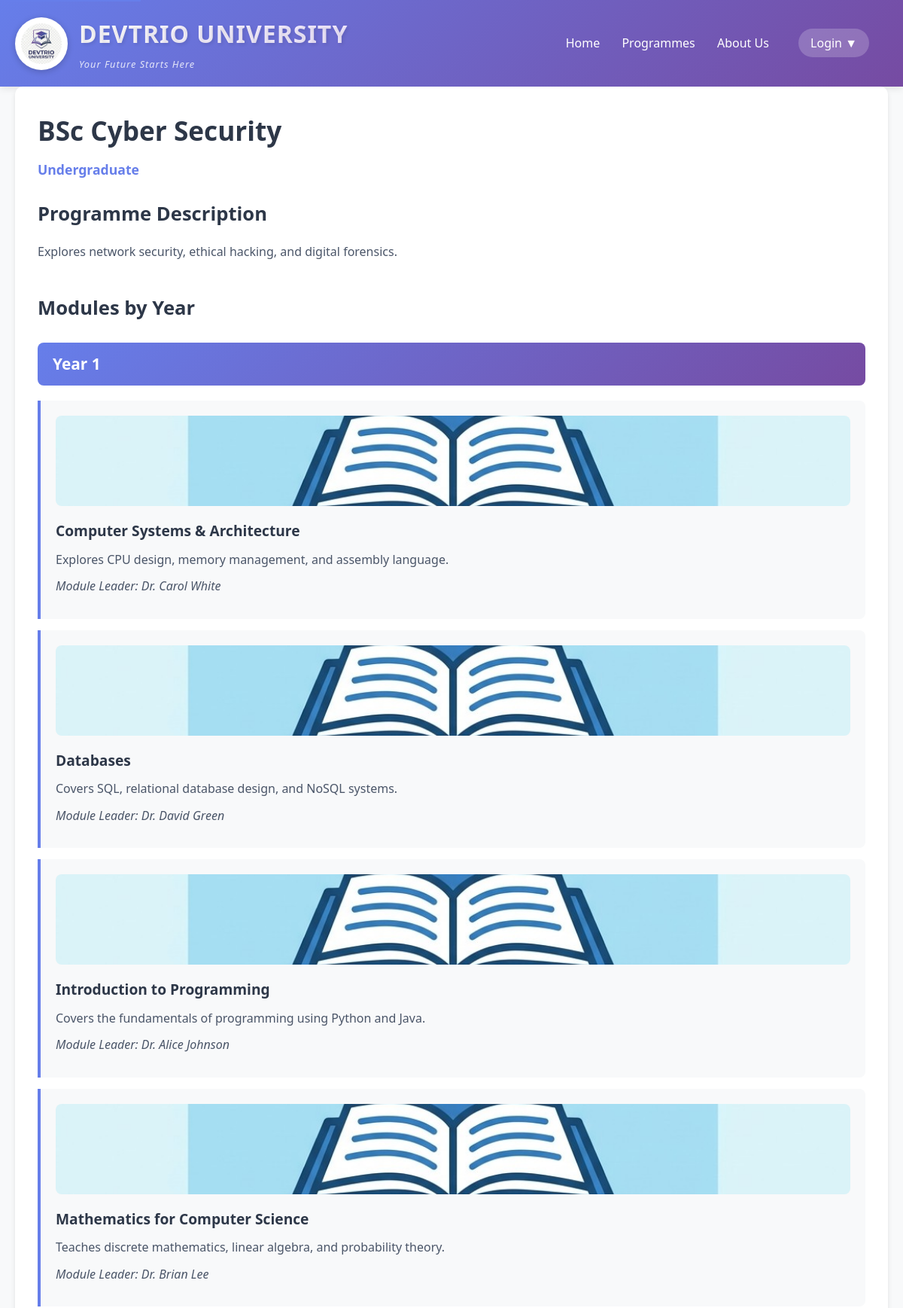
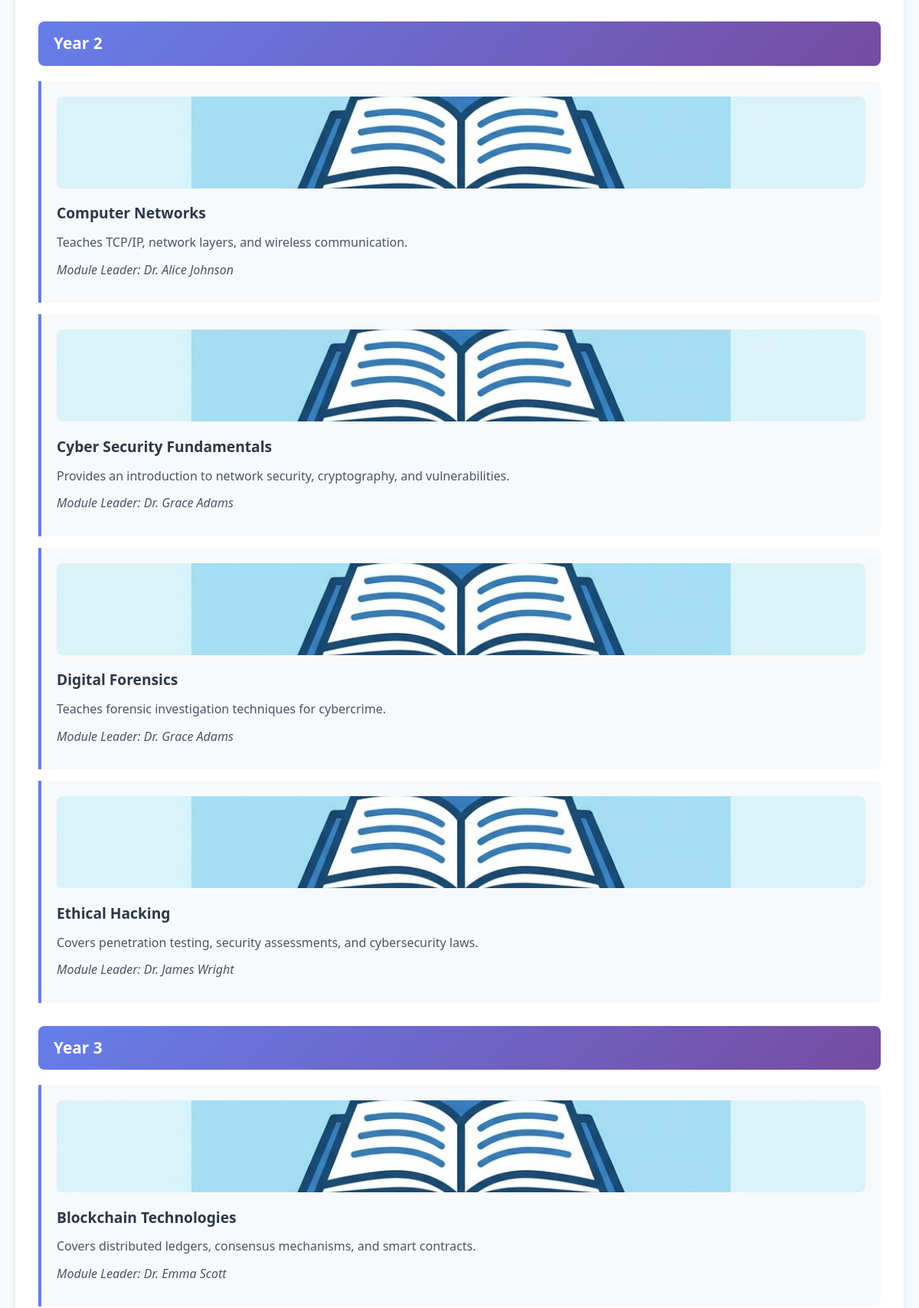
The app's page /index.php?url=programme/4 (upper part) with its own data (2 pictures, top to bottom).
### tables this page shows
CREATE TABLE `programmes` (
  `ProgrammeID` int(11) NOT NULL,
  `ProgrammeName` text NOT NULL,
  `LevelID` int(11) DEFAULT NULL,
  `ProgrammeLeaderID` int(11) DEFAULT NULL,
  `Description` text DEFAULT NULL,
  `Image` text DEFAULT NULL,
  `published` int(11) DEFAULT 1
);

CREATE TABLE `programmemodules` (
  `ProgrammeModuleID` int(11) NOT NULL,
  `ProgrammeID` int(11) DEFAULT NULL,
  `ModuleID` int(11) DEFAULT NULL,
  `Year` int(11) DEFAULT NULL
);

CREATE TABLE `modules` (
  `ModuleID` int(11) NOT NULL,
  `ModuleName` text NOT NULL,
  `ModuleLeaderID` int(11) DEFAULT NULL,
  `Description` text DEFAULT NULL,
  `Image` text DEFAULT NULL
);

CREATE TABLE `staff` (
  `StaffID` int(11) NOT NULL,
  `Name` text NOT NULL
);

### config/DBConnection.php (called while the page is built, shortened)
<?php
class DBConnection {
    private static $instance = null;
    private $pdo;
    private $host = 'localhost';
    private $dbname = 'student_course_hub';
    private $username = 'root';
    private $password = '';
    public static function getInstance() {
        if (self::$instance === null) {
            self::$instance = new self();
        }
        return self::$instance;
    }
    private function __construct() {
        try {
            $this->pdo = new PDO(
                "mysql:host=$this->host;dbname=$this->dbname;charset=utf8mb4",
                $this->username,
                $this->password,
                [
                    PDO::ATTR_ERRMODE => PDO::ERRMODE_EXCEPTION,
                    PDO::ATTR_DEFAULT_FETCH_MODE => PDO::FETCH_ASSOC,
                    PDO::ATTR_EMULATE_PREPARES => false
                ]
            );
        } catch(PDOException $e) {
            error_log("Database connection failed: " . $e->getMessage() . "\n", 3, __DIR__ . "/db_errors.log");
            die("Database connection failed. Please try again later.");
        }
    }
    public function getConnection() {
        return $this->pdo;
    }
}
?>

### models/Programme.php (called while the page is built, shortened)
<?php
require_once __DIR__ . '/../config/DBConnection.php';
class Programme {
    private $db;
    public function __construct() {
        $this->db = DBConnection::getInstance()->getConnection();
    }
    public function getByIdWithModules($id) {
        $sql = "SELECT p.*, l.LevelName,
                       m.ModuleID, m.ModuleName, m.Description as ModuleDescription,
                       s.Name as ModuleLeaderName,
                       pm.Year
                FROM Programmes p
                JOIN Levels l ON p.LevelID = l.LevelID
                LEFT JOIN ProgrammeModules pm ON p.ProgrammeID = pm.ProgrammeID
                LEFT JOIN Modules m ON pm.ModuleID = m.ModuleID
                LEFT JOIN Staff s ON m.ModuleLeaderID = s.StaffID
                WHERE p.ProgrammeID = ?
                ORDER BY pm.Year, m.ModuleName";
        $stmt = $this->db->prepare($sql);
        $stmt->execute([$id]);
        $results = $stmt->fetchAll();
        $programme = [
            'ProgrammeID' => $results[0]['ProgrammeID'],
            'ProgrammeName' => $results[0]['ProgrammeName'],
            'Description' => $results[0]['Description'],
            'LevelName' => $results[0]['LevelName'],
            'modules' => []
        ];
        foreach($results as $row) {
            if($row['ModuleID']) {
                $programme['modules'][] = [
                    'ModuleName' => $row['ModuleName'],
                    'ModuleDescription' => $row['ModuleDescription'],
                    'ModuleLeaderName' => $row['ModuleLeaderName'],
                    'Year' => $row['Year']
                ];
            }
        }
        return $programme;
    }
}
?>

### controllers/ProgrammeController.php (the view, shortened to what this page needs)
<?php
require_once __DIR__ . '/../models/Programme.php';
class ProgrammeController {
    private $programmeModel;
    public function __construct() {
        $this->programmeModel = new Programme();
    }
        ?>
        <?php
    public function show($id) {
        $programmeData = $this->programmeModel->getByIdWithModules($id);
        $programme = [
            'ProgrammeID' => $programmeData['ProgrammeID'],
            'ProgrammeName' => $programmeData['ProgrammeName'],
            'Description' => $programmeData['Description'],
            'LevelName' => $programmeData['LevelName']
        ];
        $modules = [];
        if(isset($programmeData['modules']) && is_array($programmeData['modules'])) {
            foreach($programmeData['modules'] as $mod) {
                $modules[] = [
                    'name' => $mod['ModuleName'] ?? 'Unknown Module',
                    'description' => $mod['ModuleDescription'] ?? 'No description available',
                    'leader' => $mod['ModuleLeaderName'] ?? 'TBA',
                    'year' => $mod['Year'] ?? 1
                ];
            }
        }
        ?>
        <div class="programme-detail">
            <h1><?php echo htmlspecialchars($programme['ProgrammeName']); ?></h1>
            <p class="level"><?php echo htmlspecialchars($programme['LevelName']); ?></p>
            <div class="description">
                <h2>Programme Description</h2>
                <p><?php echo htmlspecialchars($programme['Description']); ?></p>
            </div>
            <div class="modules">
                <h2>Modules by Year</h2>
                <?php if(empty($modules)): ?>
                    <p>No modules available for this programme.</p>
                <?php else: ?>
                    <?php
                    $currentYear = 0;
                    foreach($modules as $module):
                        if($module['year'] != $currentYear):
                            if($currentYear != 0) echo '</div>';
                            $currentYear = $module['year'];
                            echo '<div class="year-group">';
                            echo '<h3>Year ' . $currentYear . '</h3>';
                        endif;
                    ?>
                    <div class="module-card">
                        <?php if(file_exists(__DIR__ . '/../images/modulecardplaceholder.jpg')): ?>
                            <img src="/DevTrio/images/modulecardplaceholder.jpg"
                                 alt="Module"
                                 style="width: 100%; height: 120px; object-fit: cover; border-radius: 8px; margin-bottom: 10px;">
                        <?php endif; ?>
                        <h4><?php echo htmlspecialchars($module['name']); ?></h4>
                        <p><?php echo htmlspecialchars($module['description']); ?></p>
                        <p class="module-leader">Module Leader: <?php echo htmlspecialchars($module['leader']); ?></p>
                    </div>
                    <?php endforeach; ?>
                    </div>
                <?php endif; ?>
            </div>
        </div>
        <?php
        require_once __DIR__ . '/../views/layout.php';
    }
}
?>

### css/style.css (style rules this page uses)
* { margin: 0; padding: 0; box-sizing: border-box; }
body { font-family: 'Segoe UI', Tahoma, Geneva, Verdana, sans-serif; line-height: 1.6; color: #333; background-color: #f8f9fa; }
.programme-detail { background: white; border-radius: 10px; padding: 30px; box-shadow: 0 4px 6px rgba(0,0,0,0.1); }
.programme-detail h1 { color: #2d3748; margin-bottom: 10px; font-size: 2.2rem; }
.programme-detail .level { color: #667eea; font-weight: 600; margin-bottom: 25px; font-size: 1.1rem; }
.description { margin-bottom: 40px; }
.description h2 { color: #2d3748; margin-bottom: 15px; font-size: 1.6rem; }
.description p { color: #4a5568; line-height: 1.8; }
.modules h2 { color: #2d3748; margin-bottom: 25px; font-size: 1.6rem; }
.year-group { margin-bottom: 30px; }
.year-group h3 { background: linear-gradient(135deg, #667eea 0%, #764ba2 100%); color: white; padding: 12px 20px; border-radius: 8px; margin-bottom: 20px; font-size: 1.3rem; }
.module-card { background: #f8f9fa; border-left: 4px solid #667eea; padding: 20px; margin-bottom: 15px; border-radius: 0 8px 8px 0; transition: transform 0.3s; }
.module-card h4 { color: #2d3748; margin-bottom: 10px; font-size: 1.2rem; }
.module-card p { color: #4a5568; margin-bottom: 10px; }
.module-leader { color: #667eea; font-style: italic; margin-top: 10px; font-weight: 500; }

### views/layout.php (style rules this page uses)
.module-card { transition: transform 0.3s; }

### records on screen
programmes: programmemodules.Year "1", modules.ModuleName "Computer Systems & Architecture", modules.Description "Explores CPU design, memory management, and assembly language.", staff.Name "Dr. Carol White", modules.ModuleName "Databases", modules.Description "Covers SQL, relational database design, and NoSQL systems.", ProgrammeLeaderID.Name "Dr. David Green", modules.ModuleName "Introduction to Programming", modules.Description "Covers the fundamentals of programming using Python and Java.", staff.Name "Dr. Alice Johnson", modules.ModuleName "Mathematics for Computer Science", modules.Description "Teaches discrete mathematics, linear algebra, and probability theory.", staff.Name "Dr. Brian Lee", programmemodules.Year "2", modules.ModuleName "Computer Networks", modules.Description "Teaches TCP/IP, network layers, and wireless communication.", modules.ModuleName "Cyber Security Fundamentals", modules.Description "Provides an introduction to network security, cryptography, and vulnerabilities.", staff.Name "Dr. Grace Adams", modules.ModuleName "Digital Forensics", modules.Description "Teaches forensic investigation techniques for cybercrime.", modules.ModuleName "Ethical Hacking", modules.Description "Covers penetration testing, security assessments, and cybersecurity laws.", staff.Name "Dr. James Wright", programmemodules.Year "3", modules.ModuleName "Blockchain Technologies", modules.Description "Covers distributed ledgers, consensus mechanisms, and smart contracts.", staff.Name "Dr. Emma Scott"

### other values on screen
$programme['ProgrammeName'] "BSc Cyber Security"
$programme['LevelName'] "Undergraduate"
$programme['Description'] "Explores network security, ethical hacking, and digital forensics."
